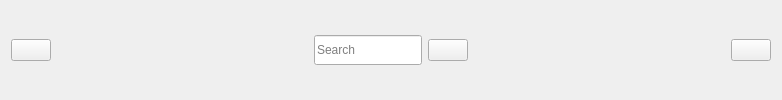
             <widget class="QWidget" name="widget_7" native="true">
              <layout class="QHBoxLayout" name="horizontalLayout_8">
               <item>
                <widget class="QPushButton" name="pushButton_52">
                 <property name="text">
                  <string/>
                 </property>
                 <property name="icon">
                  <iconset resource="../Siderbar/Sidebar_04_test/resources_02.qrc">
                   <normaloff>:/icon/icon/menu.svg</normaloff>:/icon/icon/menu.svg</iconset>
                 </property>
                 <property name="iconSize">
                  <size>
                   <width>30</width>
                   <height>30</height>
                  </size>
                 </property>
                 <property name="checkable">
                  <bool>true</bool>
                 </property>
                 <property name="autoExclusive">
                  <bool>true</bool>
                 </property>
                </widget>
               </item>
               <item>
                <spacer name="horizontalSpacer_7">
                 <property name="orientation">
                  <enum>Qt::Horizontal</enum>
                 </property>
                 <property name="sizeHint" stdset="0">
                  <size>
                   <width>257</width>
                   <height>20</height>
                  </size>
                 </property>
                </spacer>
               </item>
               <item>
                <widget class="QLineEdit" name="lineEdit_4">
                 <property name="enabled">
                  <bool>true</bool>
                 </property>
                 <property name="minimumSize">
                  <size>
                   <width>30</width>
                   <height>30</height>
                  </size>
                 </property>
                 <property name="placeholderText">
                  <string>Search</string>
                 </property>
                </widget>
               </item>
               <item>
                <widget class="QPushButton" name="pushButton_53">
                 <property name="text">
                  <string/>
                 </property>
                 <property name="icon">
                  <iconset resource="../Siderbar/Sidebar_04_test/resources_02.qrc">
                   <normaloff>:/icon/icon/search.svg</normaloff>:/icon/icon/search.svg</iconset>
                 </property>
                 <property name="iconSize">
                  <size>
                   <width>30</width>
                   <height>30</height>
                  </size>
                 </property>
                </widget>
               </item>
               <item>
                <spacer name="horizontalSpacer_8">
                 <property name="orientation">
                  <enum>Qt::Horizontal</enum>
                 </property>
                 <property name="sizeHint" stdset="0">
                  <size>
                   <width>257</width>
                   <height>20</height>
                  </size>
                 </property>
                </spacer>
               </item>
               <item>
                <widget class="QPushButton" name="pushButton_54">
                 <property name="text">
                  <string/>
                 </property>
                 <property name="icon">
                  <iconset resource="../Siderbar/Sidebar_04_test/resources_02.qrc">
                   <normaloff>:/icon/icon/user.svg</normaloff>:/icon/icon/user.svg</iconset>
                 </property>
                 <property name="iconSize">
                  <size>
                   <width>30</width>
                   <height>30</height>
                  </size>
                 </property>
                </widget>
               </item>
              </layout>
             </widget>
